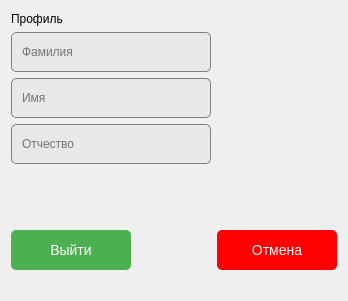
<?xml version="1.0" encoding="UTF-8"?>
<ui version="4.0">
 <class>ProfileWindow</class>
 <widget class="QWidget" name="ProfileWindow">
  <property name="geometry">
   <rect>
    <x>0</x>
    <y>0</y>
    <width>346</width>
    <height>301</height>
   </rect>
  </property>
  <property name="windowTitle">
   <string>Form</string>
  </property>
  <layout class="QHBoxLayout" name="horizontalLayout">
   <item>
    <layout class="QGridLayout" name="gridLayout">
     <item row="6" column="4">
      <spacer name="horizontalSpacer_2">
       <property name="orientation">
        <enum>Qt::Horizontal</enum>
       </property>
       <property name="sizeHint" stdset="0">
        <size>
         <width>40</width>
         <height>20</height>
        </size>
       </property>
      </spacer>
     </item>
     <item row="6" column="3">
      <widget class="QPushButton" name="CancelButton">
       <property name="minimumSize">
        <size>
         <width>120</width>
         <height>40</height>
        </size>
       </property>
       <property name="styleSheet">
        <string notr="true">QPushButton {
	font: 500 14pt &quot;Montserrat Medium&quot;;
    background-color: #ff0000; 
    color: white; 
    border: none;
    font-size: 14px;
    border-radius: 5px; 
}
QPushButton:hover {
    background-color: #d20000;
}
QPushButton:pressed {
    background-color: #8B0000; 
}</string>
       </property>
       <property name="text">
        <string>Отмена</string>
       </property>
      </widget>
     </item>
     <item row="3" column="1" colspan="2">
      <widget class="QLineEdit" name="FirstNameLine">
       <property name="minimumSize">
        <size>
         <width>200</width>
         <height>40</height>
        </size>
       </property>
       <property name="styleSheet">
        <string notr="true">QLineEdit {
	font: 500 9pt &quot;Montserrat Medium&quot;;
   background: #e9e9e9;
	border-radius: 5px;
	padding: 8px;
	border: 1px solid gray;
}

QLineEdit:focus {
    border-color: #5fbaeb;
}
</string>
       </property>
       <property name="text">
        <string/>
       </property>
       <property name="readOnly">
        <bool>true</bool>
       </property>
       <property name="placeholderText">
        <string>Имя</string>
       </property>
      </widget>
     </item>
     <item row="4" column="1" colspan="2">
      <widget class="QLineEdit" name="PatronymicLine">
       <property name="minimumSize">
        <size>
         <width>200</width>
         <height>40</height>
        </size>
       </property>
       <property name="styleSheet">
        <string notr="true">QLineEdit {
	font: 500 9pt &quot;Montserrat Medium&quot;;
   background: #e9e9e9;
	border-radius: 5px;
	padding: 8px;
	border: 1px solid gray;
}

QLineEdit:focus {
    border-color: #5fbaeb;
}
</string>
       </property>
       <property name="readOnly">
        <bool>true</bool>
       </property>
       <property name="placeholderText">
        <string>Отчество</string>
       </property>
      </widget>
     </item>
     <item row="5" column="1">
      <spacer name="verticalSpacer">
       <property name="orientation">
        <enum>Qt::Vertical</enum>
       </property>
       <property name="sizeType">
        <enum>QSizePolicy::Fixed</enum>
       </property>
       <property name="sizeHint" stdset="0">
        <size>
         <width>20</width>
         <height>60</height>
        </size>
       </property>
      </spacer>
     </item>
     <item row="1" column="1" colspan="2">
      <widget class="QLabel" name="label">
       <property name="styleSheet">
        <string notr="true">QLabel {
	font: 500 11pt &quot;Montserrat Medium&quot;;
}
</string>
       </property>
       <property name="text">
        <string>Профиль</string>
       </property>
      </widget>
     </item>
     <item row="0" column="1">
      <spacer name="verticalSpacer_2">
       <property name="orientation">
        <enum>Qt::Vertical</enum>
       </property>
       <property name="sizeHint" stdset="0">
        <size>
         <width>20</width>
         <height>40</height>
        </size>
       </property>
      </spacer>
     </item>
     <item row="6" column="2">
      <spacer name="horizontalSpacer">
       <property name="orientation">
        <enum>Qt::Horizontal</enum>
       </property>
       <property name="sizeType">
        <enum>QSizePolicy::Minimum</enum>
       </property>
       <property name="sizeHint" stdset="0">
        <size>
         <width>40</width>
         <height>20</height>
        </size>
       </property>
      </spacer>
     </item>
     <item row="3" column="0">
      <spacer name="horizontalSpacer_3">
       <property name="orientation">
        <enum>Qt::Horizontal</enum>
       </property>
       <property name="sizeHint" stdset="0">
        <size>
         <width>40</width>
         <height>20</height>
        </size>
       </property>
      </spacer>
     </item>
     <item row="2" column="1" colspan="2">
      <widget class="QLineEdit" name="LastNameLine">
       <property name="minimumSize">
        <size>
         <width>200</width>
         <height>40</height>
        </size>
       </property>
       <property name="styleSheet">
        <string notr="true">QLineEdit {
	font: 500 9pt &quot;Montserrat Medium&quot;;
   background: #e9e9e9;
	border-radius: 5px;
	padding: 8px;
	border: 1px solid gray;
}

QLineEdit:focus {
    border-color: #5fbaeb;
}
</string>
       </property>
       <property name="readOnly">
        <bool>true</bool>
       </property>
       <property name="placeholderText">
        <string>Фамилия</string>
       </property>
      </widget>
     </item>
     <item row="6" column="1">
      <widget class="QPushButton" name="LogoutButton">
       <property name="minimumSize">
        <size>
         <width>120</width>
         <height>40</height>
        </size>
       </property>
       <property name="styleSheet">
        <string notr="true">QPushButton {
font: 500 14pt &quot;Montserrat Medium&quot;;
    background-color: #4CAF50; 
    color: white; 
    border: none;
    font-size: 14px;
    border-radius: 5px; 
}
QPushButton:hover {
    background-color: #45a049;
}
QPushButton:pressed {
    background-color: #357a38; 
}</string>
       </property>
       <property name="text">
        <string>Выйти</string>
       </property>
      </widget>
     </item>
     <item row="7" column="2">
      <spacer name="verticalSpacer_3">
       <property name="orientation">
        <enum>Qt::Vertical</enum>
       </property>
       <property name="sizeType">
        <enum>QSizePolicy::MinimumExpanding</enum>
       </property>
       <property name="sizeHint" stdset="0">
        <size>
         <width>20</width>
         <height>20</height>
        </size>
       </property>
      </spacer>
     </item>
    </layout>
   </item>
  </layout>
 </widget>
 <tabstops>
  <tabstop>LastNameLine</tabstop>
  <tabstop>FirstNameLine</tabstop>
  <tabstop>PatronymicLine</tabstop>
  <tabstop>LogoutButton</tabstop>
  <tabstop>CancelButton</tabstop>
 </tabstops>
 <resources/>
 <connections/>
</ui>
